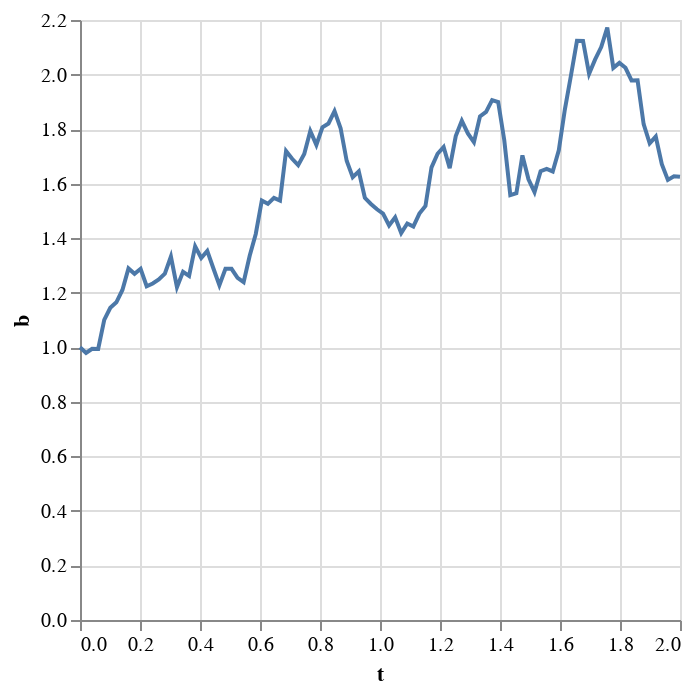

Notebook cell for this chart:
### Markdown cell above
Use your function to simulate geometric brownian motion, $X(t)$ for $X_0=1.0$, $\mu=0.5$ and $\sigma=0.3$ with the Wiener process you computed above.

Visualize the process using Altair with `t` on the x-axis and `X(t)` on the y-axis and a line mark:

### Code cell
xbrownian = geo_brownian(t1, W1, 1.0, 0.5, 0.3)
tempDF = pd.DataFrame({'b':xbrownian, 't':t1})
alt.Chart(tempDF).mark_line().encode(
    alt.X('t'),
    alt.Y('b')
)

### Figure 1 — Vega-Lite specification as saved in the notebook (floating-point values rounded to 4 significant figures)
{"$schema": "https://vega.github.io/schema/vega-lite/v1.2.1.json", "data": {"values": [{"b": 1, "t": 0}, {"b": 0.9795, "t": 0.0202}, {"b": 0.9942, "t": 0.0404}, {"b": 0.994, "t": 0.06061}, {"b": 1.101, "t": 0.08081}, {"b": 1.145, "t": 0.101}, {"b": 1.165, "t": 0.1212}, {"b": 1.21, "t": 0.1414}, {"b": 1.289, "t": 0.1616}, {"b": 1.269, "t": 0.1818}, {"b": 1.288, "t": 0.202}, {"b": 1.224, "t": 0.2222}, {"b": 1.234, "t": 0.2424}, {"b": 1.249, "t": 0.2626}, {"b": 1.27, "t": 0.2828}, {"b": 1.333, "t": 0.303}, {"b": 1.221, "t": 0.3232}, {"b": 1.277, "t": 0.3434}, {"b": 1.262, "t": 0.3636}, {"b": 1.37, "t": 0.3838}, {"b": 1.327, "t": 0.404}, {"b": 1.353, "t": 0.4242}, {"b": 1.29, "t": 0.4444}, {"b": 1.228, "t": 0.4646}, {"b": 1.288, "t": 0.4848}, {"b": 1.288, "t": 0.5051}, {"b": 1.255, "t": 0.5253}, {"b": 1.239, "t": 0.5455}, {"b": 1.336, "t": 0.5657}, {"b": 1.416, "t": 0.5859}, {"b": 1.538, "t": 0.6061}, {"b": 1.526, "t": 0.6263}, {"b": 1.548, "t": 0.6465}, {"b": 1.538, "t": 0.6667}, {"b": 1.72, "t": 0.6869}, {"b": 1.691, "t": 0.7071}, {"b": 1.668, "t": 0.7273}, {"b": 1.709, "t": 0.7475}, {"b": 1.793, "t": 0.7677}, {"b": 1.742, "t": 0.7879}, {"b": 1.807, "t": 0.8081}, {"b": 1.821, "t": 0.8283}, {"b": 1.866, "t": 0.8485}, {"b": 1.803, "t": 0.8687}, {"b": 1.684, "t": 0.8889}, {"b": 1.624, "t": 0.9091}, {"b": 1.645, "t": 0.9293}, {"b": 1.548, "t": 0.9495}, {"b": 1.526, "t": 0.9697}, {"b": 1.506, "t": 0.9899}, {"b": 1.49, "t": 1.01}, {"b": 1.447, "t": 1.03}, {"b": 1.476, "t": 1.051}, {"b": 1.419, "t": 1.071}, {"b": 1.454, "t": 1.091}, {"b": 1.442, "t": 1.111}, {"b": 1.49, "t": 1.131}, {"b": 1.518, "t": 1.152}, {"b": 1.66, "t": 1.172}, {"b": 1.71, "t": 1.192}, {"b": 1.734, "t": 1.212}, {"b": 1.657, "t": 1.232}, {"b": 1.774, "t": 1.253}, {"b": 1.83, "t": 1.273}, {"b": 1.784, "t": 1.293}, {"b": 1.752, "t": 1.313}, {"b": 1.847, "t": 1.333}, {"b": 1.863, "t": 1.354}, {"b": 1.906, "t": 1.374}, {"b": 1.899, "t": 1.394}, {"b": 1.76, "t": 1.414}, {"b": 1.558, "t": 1.434}, {"b": 1.565, "t": 1.455}, {"b": 1.703, "t": 1.475}, {"b": 1.616, "t": 1.495}, {"b": 1.569, "t": 1.515}, {"b": 1.646, "t": 1.535}, {"b": 1.654, "t": 1.556}, {"b": 1.645, "t": 1.576}, {"b": 1.722, "t": 1.596}, {"b": 1.872, "t": 1.616}, {"b": 1.996, "t": 1.636}, {"b": 2.124, "t": 1.657}, {"b": 2.123, "t": 1.677}, {"b": 2.003, "t": 1.697}, {"b": 2.056, "t": 1.717}, {"b": 2.101, "t": 1.737}, {"b": 2.172, "t": 1.758}, {"b": 2.024, "t": 1.778}, {"b": 2.043, "t": 1.798}, {"b": 2.025, "t": 1.818}, {"b": 1.978, "t": 1.838}, {"b": 1.979, "t": 1.859}, {"b": 1.818, "t": 1.879}, {"b": 1.748, "t": 1.899}, {"b": 1.773, "t": 1.919}, {"b": 1.671, "t": 1.939}, {"b": 1.614, "t": 1.96}, {"b": 1.627, "t": 1.98}, {"b": 1.625, "t": 2}]}, "encoding": {"x": {"field": "t", "type": "quantitative"}, "y": {"field": "b", "type": "quantitative"}}, "mark": "line"}
